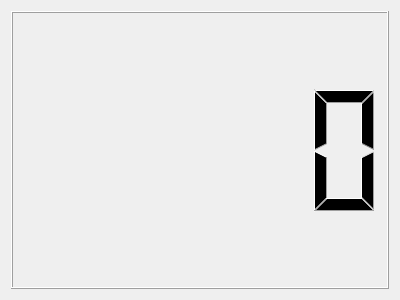
<?xml version="1.0" encoding="UTF-8"?>
<ui version="4.0">
 <class>DigitalClock</class>
 <widget class="QWidget" name="DigitalClock">
  <property name="geometry">
   <rect>
    <x>0</x>
    <y>0</y>
    <width>400</width>
    <height>300</height>
   </rect>
  </property>
  <property name="windowTitle">
   <string>Digital Clock</string>
  </property>
  <layout class="QVBoxLayout" name="verticalLayout">
   <item>
    <widget class="QLCDNumber" name="lcdNumber"/>
   </item>
  </layout>
 </widget>
 <layoutdefault spacing="6" margin="11"/>
 <resources/>
 <connections/>
</ui>
